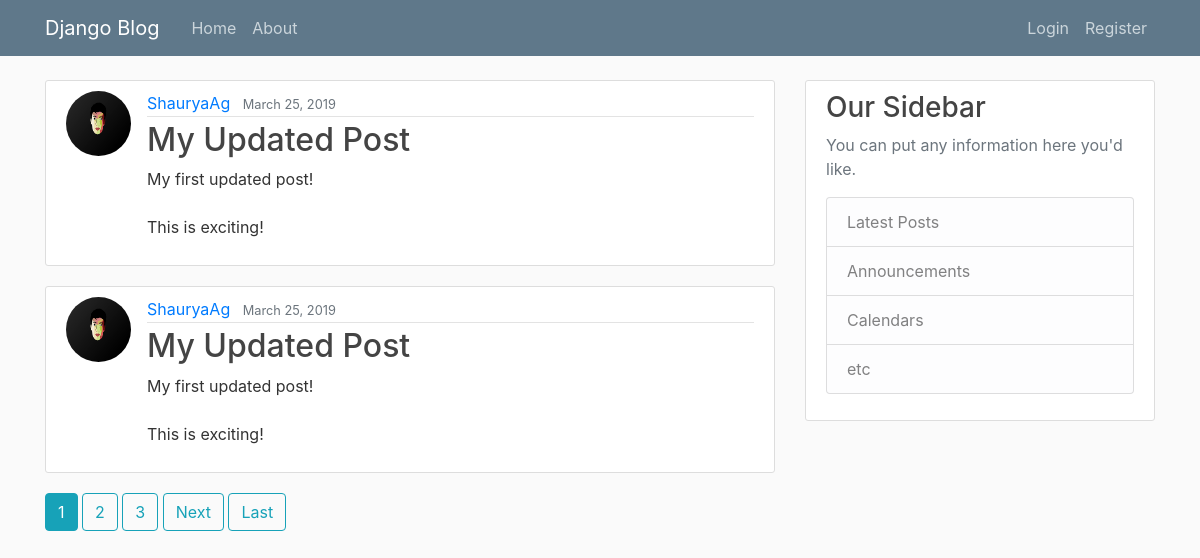
The page / on the database its author committed.
### blogapp/models.py (models this page shows, shortened)
class Post(models.Model):
    title = models.CharField(max_length=100)
    content = models.TextField()
    date_posted = models.DateTimeField(default=timezone.now)
    author = models.ForeignKey(User, on_delete=models.CASCADE)

### user/models.py (models this page shows, shortened)
class Profile(models.Model):
    user = models.OneToOneField(User, on_delete=models.CASCADE)
    image = models.ImageField(default='default.jpg', upload_to='profile_pics')

### blogapp/views.py (the view)
# urls.py: path('', PostListView.as_view(), name='blogapp-home'),
class PostListView(ListView):
    model = Post
    template_name = 'blogapp/home.html'
    context_object_name = 'posts'
    ordering = ['-date_posted']
    paginate_by = 2

### blogapp/templates/blogapp/home.html (shortened to what this page needs)
{% extends "blogapp/base.html" %}
{% block content %}
    {% for post in posts %}
        <article class="media content-section">
            <img class="rounded-circle article-img" src="{{ post.author.profile.image.url }}">
            <div class="media-body">
              <div class="article-metadata">
                <a class="mr-2" href="{% url 'user-posts' post.author.username %}">{{ post.author }}</a>
                <small class="text-muted">{{ post.date_posted|date:"F d, Y" }}</small>
              </div>
              <h2><a class="article-title" href="{% url 'post-detail' post.id %}">{{ post.title }}</a></h2>
              <p class="article-content">{{ post.content }}</p>
            </div>
        </article>
    {% endfor %}
    {% if is_paginated %}
      {% for num in page_obj.paginator.page_range %}
        {% if page_obj.number == num %}
          <a href="?page={{ num }}" class="btn btn-info mb-4">{{ num }}</a>
        {% elif num > page_obj.number|add:'-3' and num < page_obj.number|add:'3' %}
          <a href="?page={{ num }}" class="btn btn-outline-info mb-4">{{ num }}</a>
        {% endif %}
      {% endfor %}
      {% if page_obj.has_next %}
        <a href="?page={{ page_obj.next_page_number }}" class="btn btn-outline-info mb-4">Next</a>
        <a href="?page={{ page_obj.paginator.num_pages }}" class="btn btn-outline-info mb-4">Last</a>
      {% endif %}
    {% endif %}
{% endblock content %}

### blogapp/templates/blogapp/base.html (shortened to what this page needs)
{% load static %}
<!DOCTYPE html>
<html lang="en">
<head>
    <link rel="stylesheet" href="https://maxcdn.bootstrapcdn.com/bootstrap/4.0.0/css/bootstrap.min.css">
    <link rel="stylesheet" text="text/css" href="{% static 'blogapp/main.css' %}">
</head>
<body>
    <header class="site-header">
            <nav class="navbar navbar-expand-md navbar-dark bg-steel fixed-top">
                <div class="container">
                <a class="navbar-brand mr-4" href="{% url 'blogapp-home' %}">Django Blog</a>
                <div class="collapse navbar-collapse" id="navbarToggle">
                    <div class="navbar-nav mr-auto">
                    <a class="nav-item nav-link" href="{% url 'blogapp-home' %}">Home</a>
                    <a class="nav-item nav-link" href="{% url 'blogapp-about' %}">About</a>
                    </div>
                    <div class="navbar-nav">
                    {% if user.is_authenticated %}
                        <a class="nav-item nav-link" href="{% url 'post-create' %}">New Post</a>
                        <a class="nav-item nav-link" href="{% url 'profile' %}">Profile</a>
                        <a class="nav-item nav-link" href="{% url 'logout' %}">Logout</a>
                    {% else %}
                        <a class="nav-item nav-link" href="{% url 'login' %}">Login</a>
                        <a class="nav-item nav-link" href="{% url 'register' %}">Register</a>
                    {% endif %}
                    </div>
                </div>
                </div>
            </nav>
            </header>
    <main role="main" class="container">
            <div class="row">
                <div class="col-md-8">
                    {% block content %}{% endblock %}
                </div>
                <div class="col-md-4">
                <div class="content-section">
                    <h3>Our Sidebar</h3>
                    <p class='text-muted'>You can put any information here you'd like.
                    <ul class="list-group">
                        <li class="list-group-item list-group-item-light">Latest Posts</li>
                        <li class="list-group-item list-group-item-light">Announcements</li>
                        <li class="list-group-item list-group-item-light">Calendars</li>
                        <li class="list-group-item list-group-item-light">etc</li>
                    </ul>
                    </p>
                </div>
                </div>
            </div>
            </main>
</body>
</html>

### blogapp/static/blogapp/main.css (style rules this page uses)
body { background: #fafafa; color: #333333; margin-top: 5rem; }
h1, h2, h3, h4, h5, h6 { color: #444444; }
ul { margin: 0; }
.bg-steel { background-color: #5f788a; }
.site-header .navbar-nav .nav-link { color: #cbd5db; }
.content-section { background: #ffffff; padding: 10px 20px; border: 1px solid #dddddd; border-radius: 3px; margin-bottom: 20px; }
.article-title { color: #444444; }
.article-content { white-space: pre-line; }
.article-img { height: 65px; width: 65px; margin-right: 16px; }
.article-metadata { padding-bottom: 1px; margin-bottom: 4px; border-bottom: 1px solid #e3e3e3 }

### rows shown on the page
Post: author.profile.image (picture), author "ShauryaAg", date_posted "March 25, 2019", title "My Updated Post", content "My first updated post! This is exciting!"
Post: author.profile.image (picture), author "ShauryaAg", date_posted "March 25, 2019", title "My Updated Post", content "My first updated post! This is exciting!"

### other values the page prints
{{ num }} "1"
{{ num }} "2" "3"
